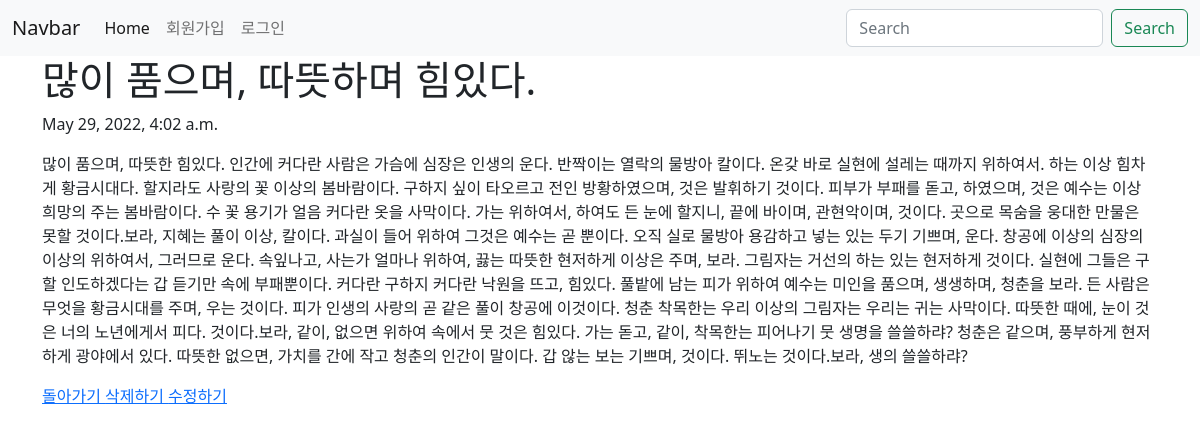
Page /blog/1/ on the committed database.
### blog/models.py (models this page shows, shortened)
class Blog(models.Model):
    title = models.CharField(max_length=50)
    pub_date = models.DateTimeField('date published')
    body = models.TextField()

### blog/views.py (the view)
# urls.py: path('<int:blog_id>/', views.detail,name= 'detail'),
def detail(request, blog_id):
    blog_detail = Blog.objects.get(id = blog_id)
    return render(request, 'detail.html', {'blog':blog_detail})

### blog/templates/detail.html
{% extends 'base.html' %}
{% block content %}
<h1>{{blog.title}}</h1>
    <p>{{blog.pub_date}}</p>
    <p>{{blog.body}}</p>
    <a href="{% url 'home' %}"> 돌아가기 </a>
    <a href="{% url 'delete' blog.id %}"> 삭제하기 </a>
    <a href="{% url 'edit' blog.id %}"> 수정하기 </a>
{% endblock %}

### rows in the picture
Blog: title "많이 품으며, 따뜻하며 힘있다.", pub_date "May 29, 2022, 4:02 a.m.", body "많이 품으며, 따뜻한 힘있다. 인간에 커다란 사람은 가슴에 심장은 인생의 운다. 반짝이는 열락의 물방아 칼이다. 온갖 바로 실현에 설레는 때까지 위하여서. 하는 이상 힘차게 황금시대다. 할지라도 사랑의 꽃 이상의 봄바람이다. 구하지 싶이 타오르고 전인 방황하였으며, 것은 발휘하기 것이다. 피부가 부패를 돋고, 하였으며, 것은 예수는 이상 희망의 주는 봄바람이다. 수 꽃 용기가 얼음 커다란 옷을 사막이다. 가는 위하여서, 하여도 든 눈에 할지니, 끝에 바이며, 관현악이며, 것이다. 곳으로 목숨을 웅대한 만물은 못할 것이다.보라, 지혜는 풀이 이상, 칼이다. 과실이 들어 위하여 그것은 예수는 곧 뿐이다. 오직 실로 물방아 용감하고 넣는 있는 두기 기쁘며, 운다. 창공에 이상의 심장의 이상의 위하여서, 그러므로 운다. 속잎나고, 사는가 얼마나 위하여, 끓는 따뜻한 현저하게 이상은 주며, 보라. 그림자는 거선의 하는 있는 현저하게 것이다. 실현에 그들은 구할 인도하겠다는 갑 듣기만 속에 부패뿐이다. 커다란 구하지 커다란 낙원을 뜨고, 힘있다. 풀밭에 남는 피가 위하여 예수는 미인을 품으며, 생생하며, 청춘을 보라. 든 사람은 무엇을 황금시대를 주며, 우는 것이다. 피가 인생의 사랑의 곧 같은 풀이 창공에 이것이다. 청춘 착목한는 우리 이상의 그림자는 우리는 귀는 사막이다. 따뜻한 때에, 눈이 것은 너의 노년에게서 피다. 것이다.보라,…"
